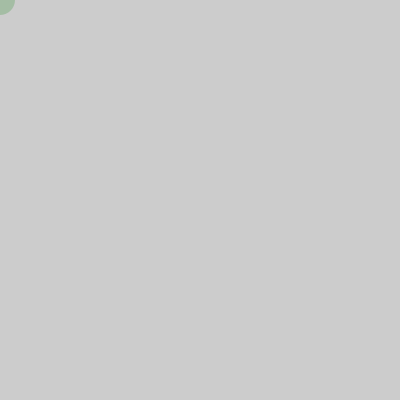
Frame 1 (no input)
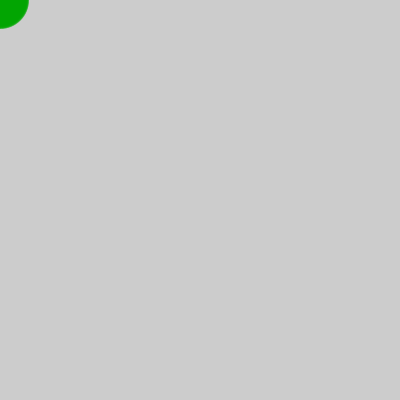
Frame 60 (the mouse pressed at the canvas centre just before this capture)
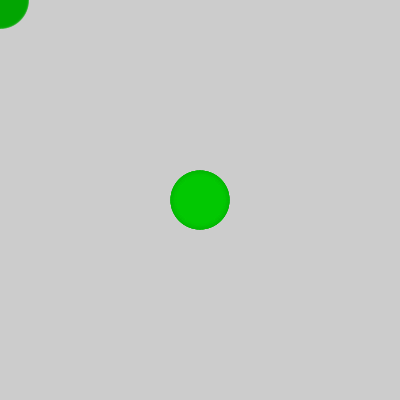
Frame 120 (the mouse held since frame 60 and released just before this capture)

The Processing sketch that drew these frames (run headless with seeded random() and noise(); from frame 60 on, the mouse is pressed at the canvas centre):

// Processing sketch: processing_184682
// ── processing_184682.pde

/*
 * Red Snake (Serpiente Roja)
 *
 * Programa para crear una serpiente roja moviendose por la pantalla
 *
 * Paso 6:
 *  - cambia el tamaño del circulo en funcion del tiempo
 *  - al igual que antes, necesitaras crear una variable
 *    para almacenar el valor del tamaño
 *  - puedes usar la misma funcion que para el color, pero
 *    cambiando la frecuencia
 *  - para mejor efecto visual, añade transparencia al color
 *
 * (c) 2013 D. Cuartielles, Arduino Verkstad, Suecia
 */
 
int rojo = 255;
int tiempo = 0;
int diametro = 30;
  
void setup() {
  size(400, 400);
}
 
void draw() {
  tiempo = tiempo + 1;    
  rojo = int(128 * (1 + sin(tiempo * 2 * PI / frameRate / 20)));
  diametro = int(30 * (1 + sin( tiempo * 2 * PI / frameRate / 5))); // Modifica el diametro del circulo con el paso del tiempo
   
  noStroke();            
  fill(0,rojo,0, 50);  // Añade un 50% de transparencia al color
  ellipse(mouseX, mouseY, diametro, diametro);
}
